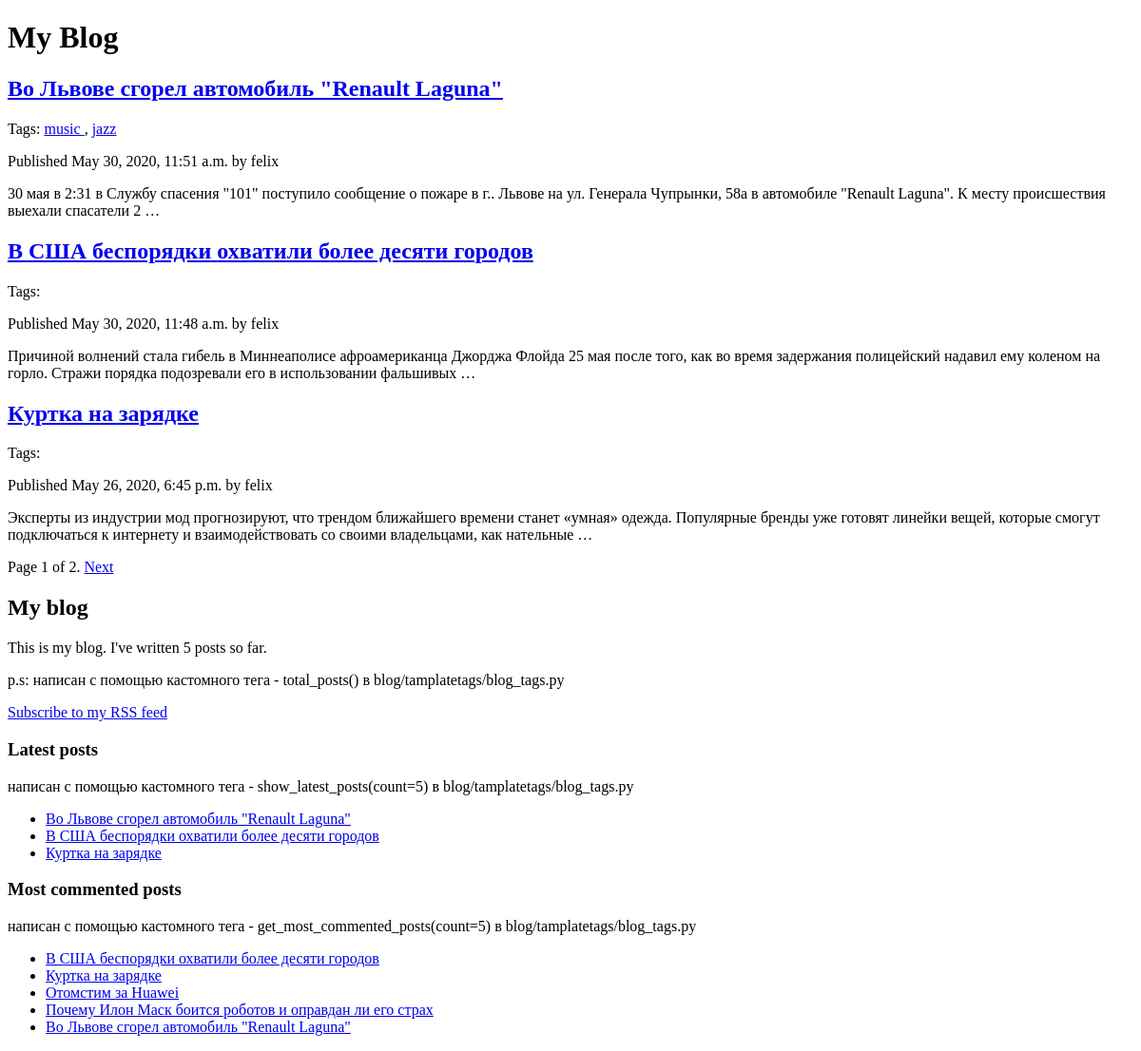
/, run on an earlier commit of the app's database.
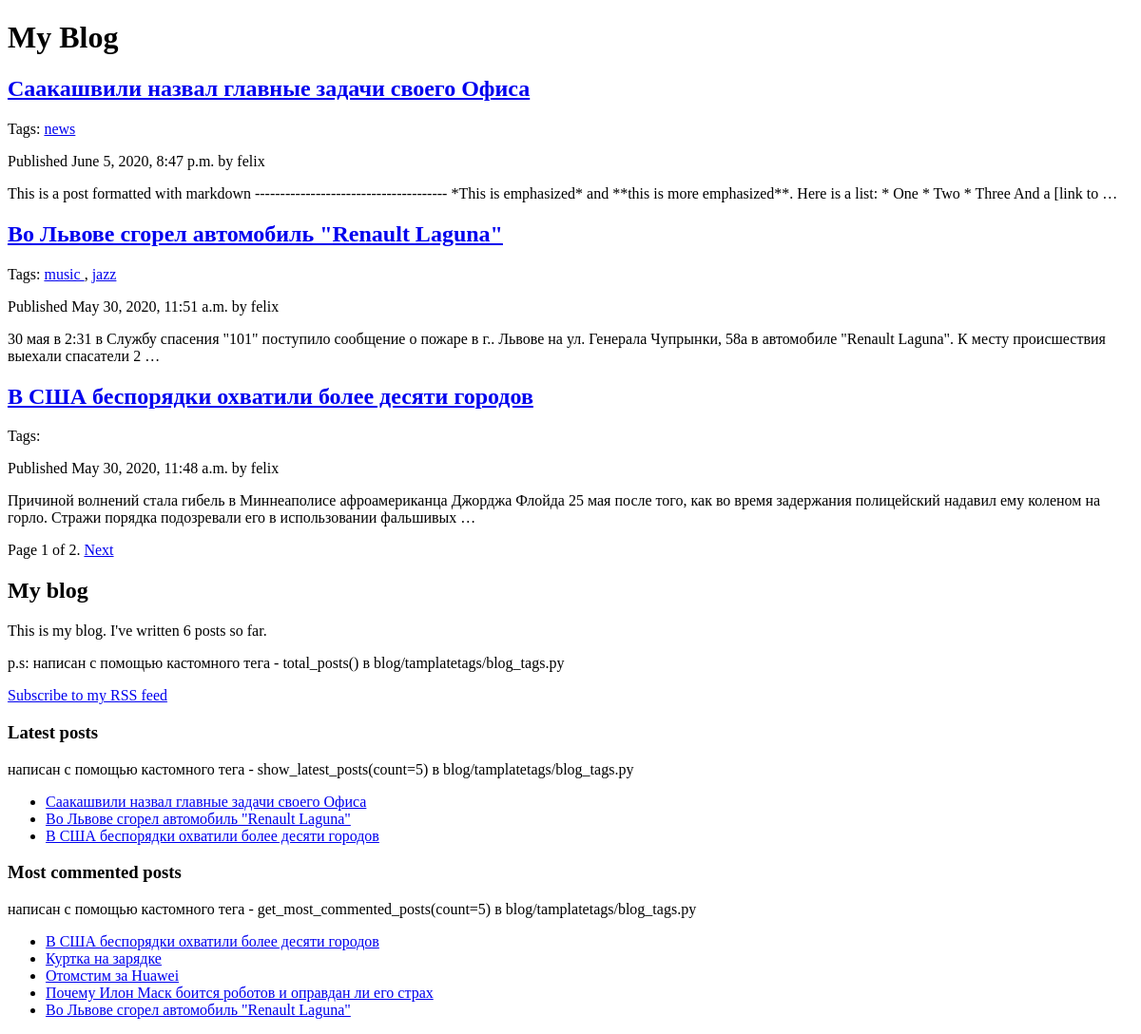
And on a later commit of the database.
### blog/models.py (models this page shows, shortened)
class Post(models.Model):
    STATUS_CHOICES = (
        ('draft', 'Draft'),
        ('published', 'Published'),
    )
    tags = TaggableManager()
    title = models.CharField(max_length=250)
    slug = models.SlugField(max_length=250, unique_for_date='publish')
    author = models.ForeignKey(User, related_name='blog_posts', on_delete=models.SET_NULL, null=True)
    body = models.TextField()
    publish = models.DateTimeField(default=timezone.now)
    created = models.DateTimeField(auto_now_add=True)
    updated = models.DateTimeField(auto_now=True)
    status = models.CharField(max_length=10, choices=STATUS_CHOICES, default='draft')
    class Meta:
        ordering = ('-publish',)
    def get_absolute_url(self):
        return reverse('post_detail',
                       args=[self.publish.year,
                             self.publish.strftime('%m'),
                             self.publish.strftime('%d'),
                             self.slug])  # TODO change to kwargs{}

### blog/views.py (the view)
# urls.py: path('', views.post_list, name='post_list'),
def post_list(request, tag_slug=None):
    object_list = Post.objects.filter(status='published')
    tag = None
    if tag_slug:
        tag = get_object_or_404(Tag, slug=tag_slug)
        object_list = object_list.filter(tags__in=[tag])
    paginator = Paginator(object_list, 3)  # 3 posts in each page
    page = request.GET.get('page')  # запрос номера страници
    try:
        posts = paginator.page(page)
    except PageNotAnInteger:
        posts = paginator.page(1)
    except EmptyPage:
        posts = paginator.page(paginator.num_pages)
    return render(request, 'blog/post/list.html', {'page': page,
                                                   'posts': posts,
                                                   'tag': tag
                                                   })

### blog/templatetags/blog_tags.py (called while the page is built)
@register.simple_tag
def total_posts():
    return Post.objects.filter(status='published').count()

@register.inclusion_tag('blog/post/latest_posts.html')
def show_latest_posts(count=5):
    latest_posts = Post.objects.filter(status='published').order_by('-publish')[:count]
    return {'latest_posts': latest_posts}

@register.simple_tag
def get_most_commented_posts(count=5):
    return Post.objects.filter(status='published').annotate(total_comments=Count('comments')).order_by('-total_comments')[:count]

### blog/templates/blog/post/list.html (shortened to what this page needs)
{% extends "blog/base.html" %}
{% load blog_tags %}
{% block content %}
    <h1>My Blog</h1>
    {% for post in posts %}
        <h2>
            <a href="{{ post.get_absolute_url }}">{{ post.title }}</a>
        </h2>
        {% if post.tags %}
                <p class="tags">
                Tags:
                    {% for tag in post.tags.all %}
                        <a href="{% url "post_list_by_tag" tag.slug %}">
                            {{ tag.name }}
                        </a>
                        {% if not forloop.last %}, {% endif %}
                    {% endfor %}
                </p>
        {% endif %}
        <p class="date">
            Published {{ post.publish }} by {{ post.author }}
        </p>
        {{ post.body|truncatewords:30|linebreaks }}
    {% endfor %}
    {% include "blog/pagination.html" with page=posts %}
{% endblock %}

### blog/templates/blog/base.html (shortened to what this page needs)
{% load blog_tags %}
{% load static %}
<!DOCTYPE html>
<html lang="">
<head>
</head>
<body>
<div id="content">
    {% block content %}
    {% endblock %}
</div>
<div id="sidebar">
    <h2>My blog</h2>
    <p>This is my blog. I've written {% total_posts %} posts so far.</p>
    <p>p.s: написан с помощью кастомного тега - total_posts() в blog/tamplatetags/blog_tags.py</p>
    <p><a href="{% url "post_feed" %}">Subscribe to my RSS feed</a></p>
    <h3>Latest posts</h3>
    <p>написан с помощью кастомного тега - show_latest_posts(count=5) в blog/tamplatetags/blog_tags.py</p>
    {% show_latest_posts 3 %}
    <h3>Most commented posts</h3>
    <p>написан с помощью кастомного тега - get_most_commented_posts(count=5) в blog/tamplatetags/blog_tags.py</p>
    {% get_most_commented_posts as most_commented_posts %}
    <ul>
        {% for post in most_commented_posts %}
            <li>
                <a href="{{ post.get_absolute_url }}">{{ post.title }}</a>
            </li>
        {% endfor %}
    </ul>
</div>
</body>
</html>

### blog/templates/blog/pagination.html (shortened to what this page needs)
<div class="pagination">
    <span class="step-links">
        <span class="current">
            Page {{ page.number }} of {{ page.paginator.num_pages }}.
        </span>
        {% if page.has_next %}
            <a href="?page={{ page.next_page_number }}">Next</a>
        {% endif %}
    </span>
</div>

### blog/templates/blog/post/latest_posts.html
<ul>
    {% for post in latest_posts %}
        <li>
            <a href="{{ post.get_absolute_url }}">{{ post.title }}</a>
        </li>
    {% endfor %}
</ul>

What changed in the data, as far as the page shows it:
no longer on one of the page's lists (row unchanged): Post: title "Куртка на зарядке", publish "May 26, 2020, 6:45 p.m.", author "felix", body "Эксперты из индустрии мод прогнозируют, что трендом ближайшего времени станет «умная» одежда. Популярные бренды уже готовят линейки вещей, которые смогут подключаться к интернету и взаимодействовать со своими владельцами, как нательные …"
added Post: title "Саакашвили назвал главные задачи своего Офиса", publish "June 5, 2020, 8:47 p.m.", author "felix", body "This is a post formatted with markdown -------------------------------------- *This is emphasized* and **this is more emphasized**. Here is a list: * One * Two * Three And a [link to …"
added Tag: name "news", shown under "Саакашвили назвал главные задачи своего Офиса"
Also different on the page:
text no longer shown: "5"
text now shown: "6"
